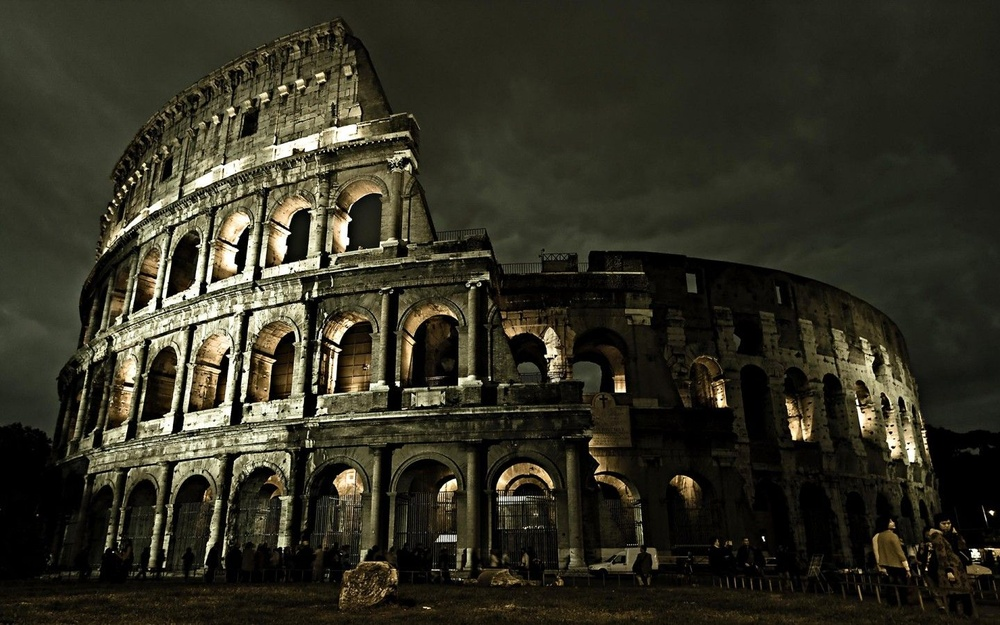
%> input picture pa5/roman.jpg, 1000 x 625 px, shrunk from 1440 x 900 before the run
$ octave pa5.m   (GNU Octave 9; MATLAB toolbox functions it lacks are replaced by stand-ins)
%> lines starting %> are read from the running program, lines starting %| are printed output that depends on the picture
RGB = imread('roman.jpg');
%> RGB is the input picture: size 625x1000x3 uint8; mean R, G, B 49.5, 47.8, 35
R = RGB(:,:,1);
G = RGB(:,:,2);
B = RGB(:,:,3);
enhanced_r = histeq(R);

figure(1);
imshow(enhanced_r);

imwrite(enhanced_r, 'enhanced_r.jpg')

expo = exprnd(0.4,500);
expohist = imhist(expo);
expo_match = histeq(R, expohist);
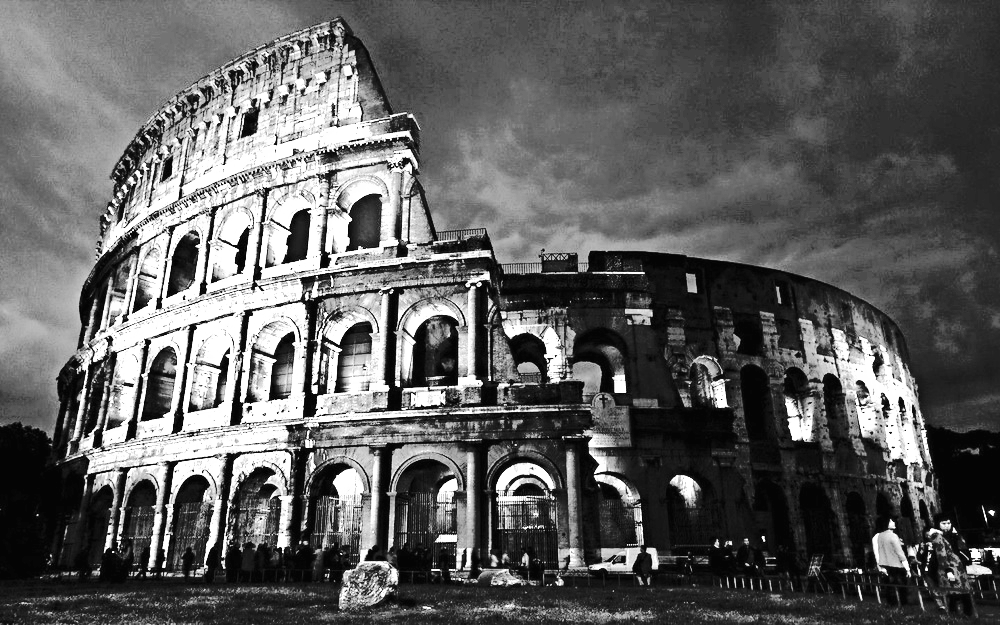
%> expo_match: size 625x1000 uint8; min 4, max 255, mean 94.6
figure(2);
imshow(expo_match);

imwrite(expo_match, 'expo_match.jpg')

gauss = normrnd(0.5,0.3,500);
gausshist = imhist(gauss);
gauss_match = histeq(R, gausshist);
figure(3);
imshow(gauss_match);

imwrite(gauss_match, 'gauss_match.jpg')

logn = lognrnd(-1,0.5,500);
lognhist = imhist(logn);
logn_match = histeq(R, lognhist);
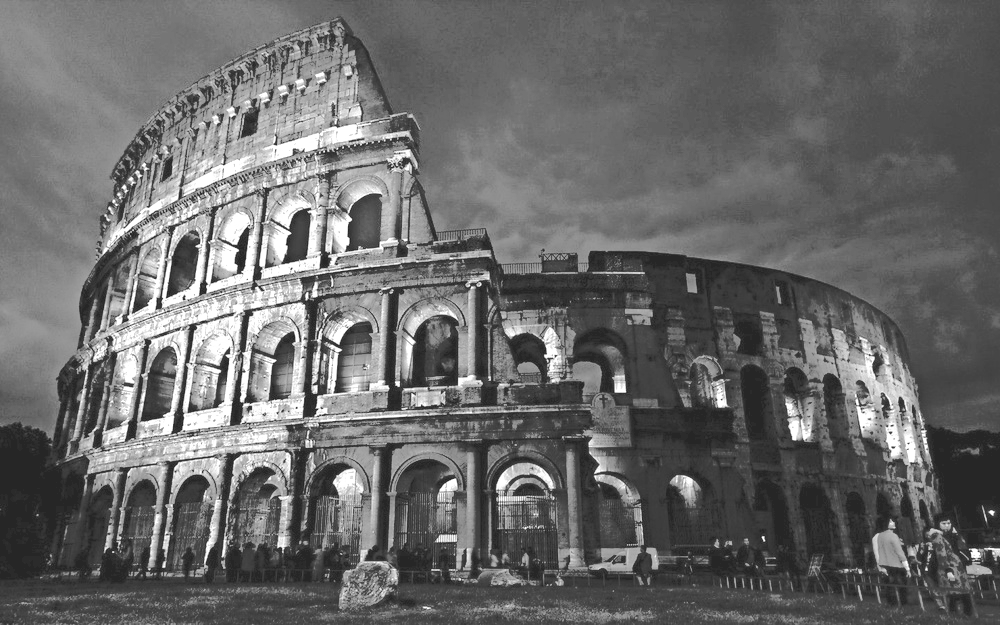
%> logn_match: size 625x1000 uint8; min 38, max 255, mean 105.5
figure(4);
imshow(logn_match);

imwrite(logn_match, 'logn_match.jpg')

enhanced_g = histeq(G);
enhanced_b = histeq(B);
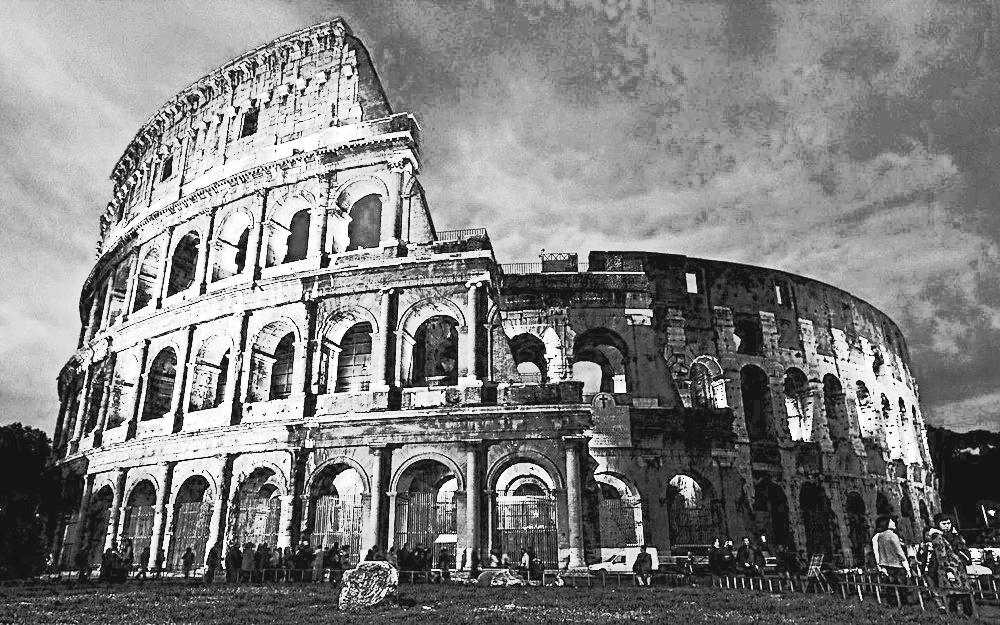
%> enhanced_b: size 625x1000 uint8; min 20, max 255, mean 128.3
enhanced_rgb= cat(3, enhanced_r, enhanced_g, enhanced_b);
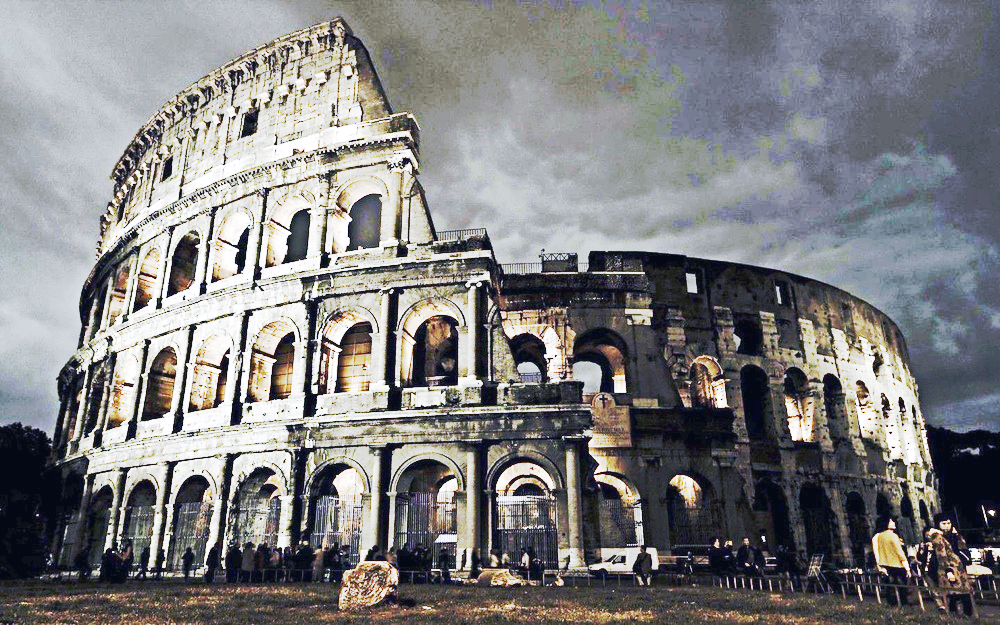
%> enhanced_rgb: size 625x1000x3 uint8; mean R, G, B 127.2, 127.2, 128.3
figure(5);
imshow(enhanced_rgb);

imwrite(enhanced_rgb, 'enhanced_rgb.jpg')

clahe_r = adapthisteq(R);
clahe_g = adapthisteq(G);
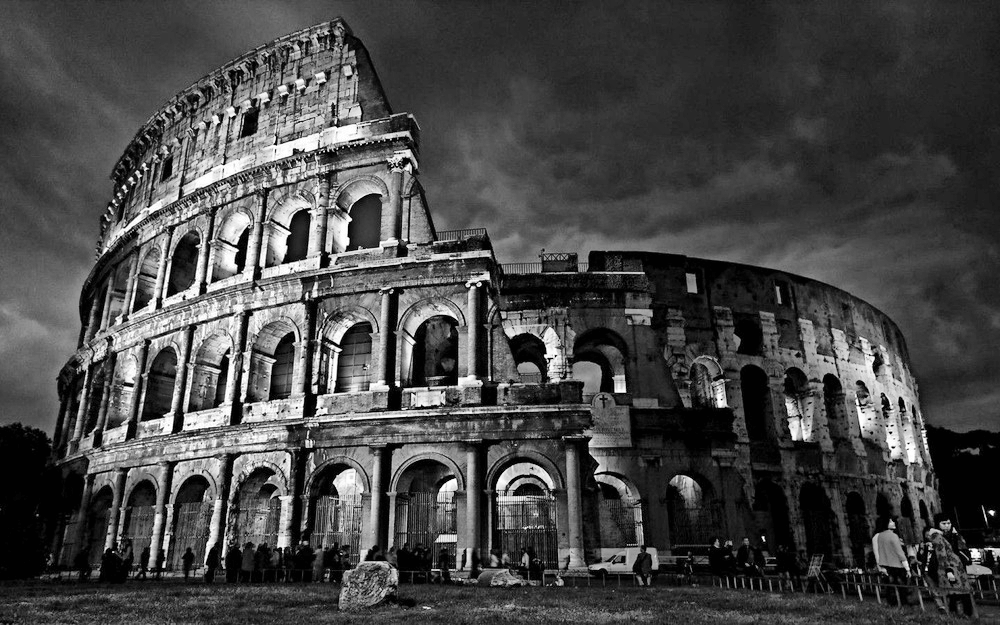
%> clahe_g: size 625x1000 uint8; min 0, max 255, mean 70.6
clahe_b = adapthisteq(B);
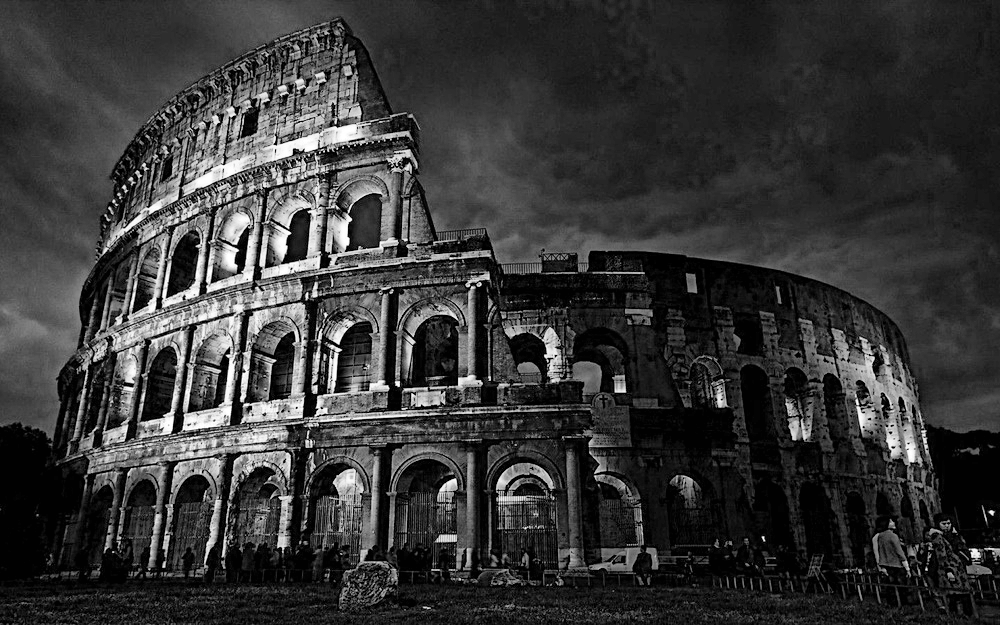
%> clahe_b: size 625x1000 uint8; min 0, max 255, mean 55.1

clahe_rgb = cat(3, clahe_r, clahe_g, clahe_b);
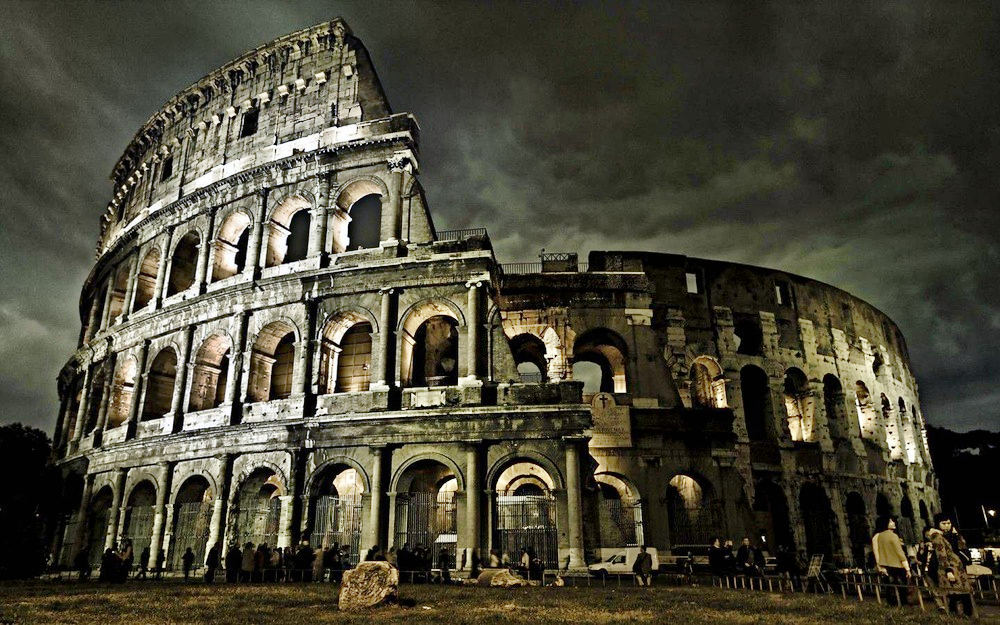
%> clahe_rgb: size 625x1000x3 uint8; mean R, G, B 73.2, 70.6, 55.1
figure(6);
imshow(clahe_rgb);

imwrite(clahe_rgb, 'clahe_rgb.jpg')
